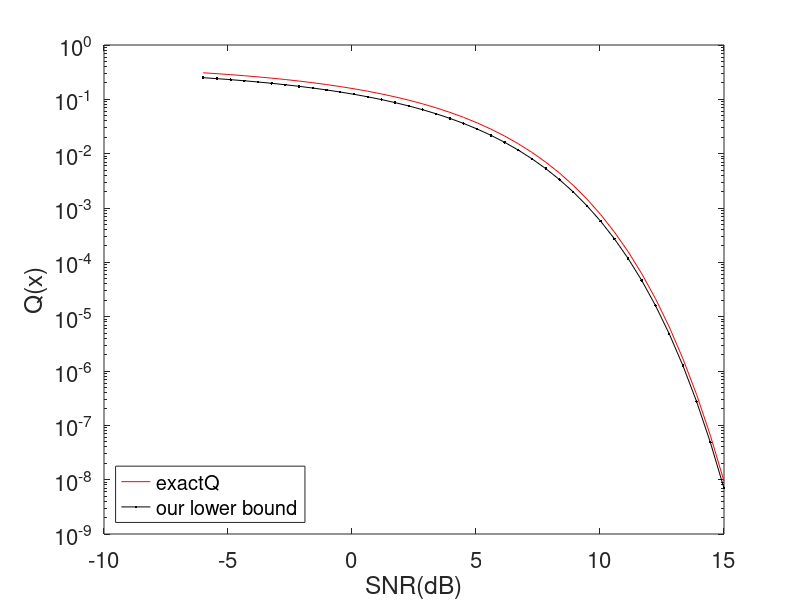

This chart was generated by the following MATLAB code:
%% 参数
x=linspace(-6,15,39);
t=10.^(x./20);

%% 实际的q函数
exactQ=qfunc(t);

%% bta原函数 
bt=(t+sqrt(9.*t.^2+48))./(4.*t);
f1=(bt-1)./sqrt(2.*pi).*t.*exp(-(bt.^2+bt+1)./6.*t.^2);
bt1=(t-sqrt(9.*t.^2+48))./(4.*t);
f2=(bt1-1)./sqrt(2.*pi).*t.*exp(-(bt1.^2+bt1+1)./6.*t.^2);
%% x=10db
btt=@(s)(s+sqrt(9.*s.^2+48))./(4.*s);

% f3=(btt(0.9)-1)./sqrt(2.*pi).*t.*exp(-(btt(0.9).^2+bt+1)./6.*t.^2);



%% 
p1=semilogy(x,exactQ,'r');
hold on
p2=semilogy(x,f1,'.-k');
semilogy(x,f2,'k--')
% p3=semilogy(x,f3,'b--');
%  axis([-6 5 0.03 0.3])
%   axis([8 15 10.^(-9) 10.^(-2)])
  legend([p1 p2],{'exactQ','our lower bound'},...
    'Location','southwest','FontSize',16)
xlabel('SNR(dB)')
ylabel('Q(x)')
set(gca,'FontSize',16)
%  axis([-6 15 10.^(-9) 0.3])